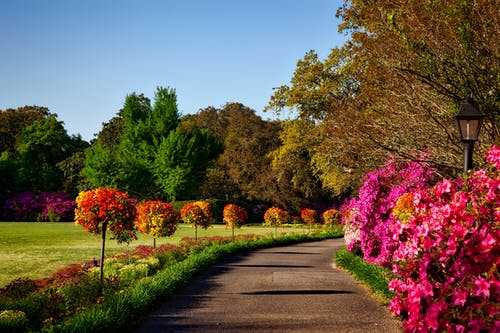
#> input picture BASICS/images/image.jpeg, 500 x 333 px, found by its file name
$ python merge_bgr.py
#> lines starting #> are read from the running program, lines starting #| are printed output that depends on the picture
import cv2 as cv2
img = cv2.imread("image.jpeg")
#> img is the input picture: shape (333, 500, 3); mean B, G, R 73.8, 89.2, 106.1
b,g,r = cv2.split(img)
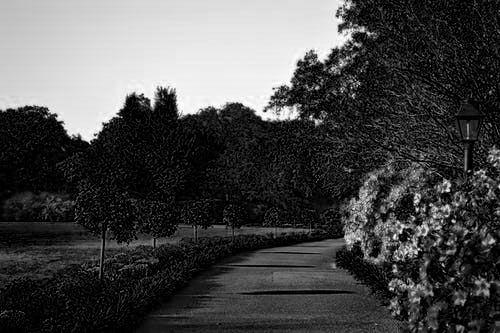
#> b: shape (333, 500); min 0, max 255, mean 73.8
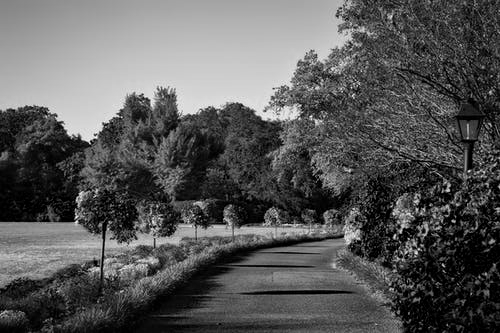
#> g: shape (333, 500); min 0, max 255, mean 89.2
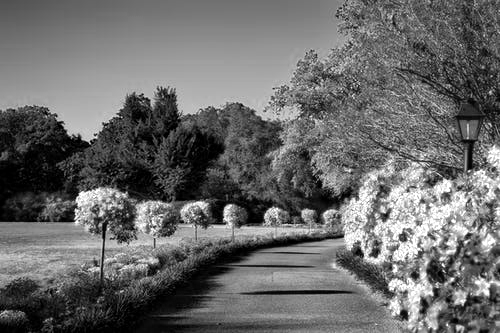
#> r: shape (333, 500); min 0, max 255, mean 106.1
merge = cv2.merge([b,g,r])
cv2.imshow('merged', merge)
cv2.waitKey(0)
